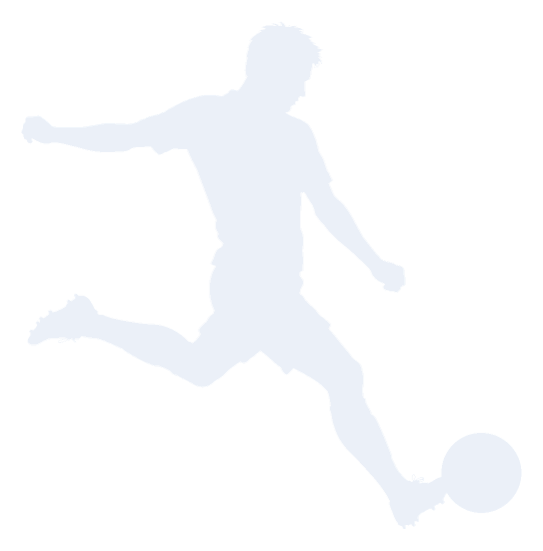
#> input picture striker-figure.png, 1086 x 1101 px (shown at 1/2 size)
$ python make-striker-masks.py
#> lines starting #> are read from the running program, lines starting #| are printed output that depends on the picture; after the words box and inside, x2 and y2 are one past the last pixel; in counts of white or black regions, pixels touching at a corner belong together
# Cuts the 9 body-region masks (soc-seg-<slot>.png) out of striker-figure.png via nearest-anchor
# (Voronoi) assignment + Gaussian feathering. Anchors are PERCENT of the figure frame (_striker_grid.png).
# Body-map: heading->head, clutch->heart/chest, physical->core, frame->hips/shorts,
# passing->extended (vision) arm, dribbling->near arm, power->striking thigh,
# finishing->striking shin+boot+ball, pace->trailing leg.
import numpy as np
from PIL import Image, ImageFilter

fig = Image.open('striker-figure.png').convert('RGBA')
#> fig is the input picture: PIL image 1086x1101 RGBA; mean R, G, B, A 49.4, 50.4, 52.1, 51.8
W, H = fig.size
#> W = 1086; H = 1101
A = np.array(fig.split()[-1])
body = A > 20
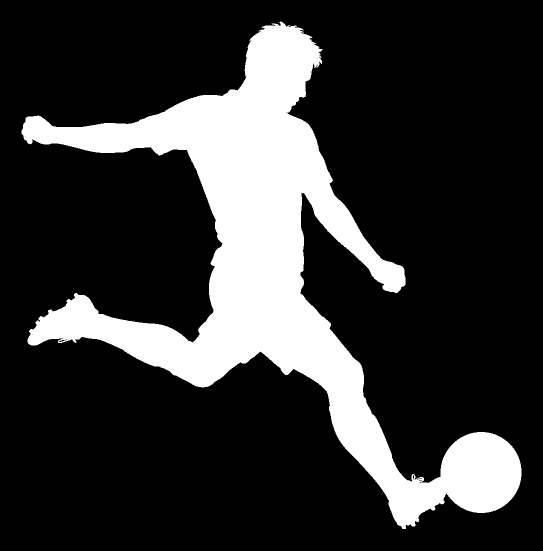
#> body: shape (1101, 1086) bool (shown at 1/2 size); 20.5% white; 1 white region, box (x1, y1, x2, y2) and area: (43, 43, 1043, 1058) 245170

anchors = [
    (52, 8, 'heading'), (56, 14, 'heading'),                       # head
    (49, 28, 'clutch'), (56, 30, 'clutch'),                        # heart / upper chest
    (49, 41, 'physical'), (56, 44, 'physical'),                    # core / engine
    (47, 54, 'frame'), (55, 56, 'frame'),                          # hips / shorts
    (40, 21, 'passing'), (30, 24, 'passing'), (13, 24, 'passing'), # extended vision arm
    (63, 33, 'dribbling'), (70, 48, 'dribbling'),                  # near arm (balance/control)
    (61, 58, 'power'), (66, 65, 'power'),                          # striking thigh
    (74, 79, 'finishing'), (80, 91, 'finishing'), (89, 87, 'finishing'),  # shin + boot + ball
    (37, 66, 'pace'), (23, 68, 'pace'), (11, 59, 'pace'),          # trailing leg
]
SLOTS = ['finishing', 'pace', 'power', 'dribbling', 'passing', 'heading', 'physical', 'clutch', 'frame']

ax = np.array([a[0] / 100 * W for a in anchors])
ay = np.array([a[1] / 100 * H for a in anchors])
ys, xs = np.mgrid[0:H, 0:W]
best = np.full((H, W), 1e18); lab = np.full((H, W), -1, dtype=int)
for i in range(len(anchors)):
    d = (xs - ax[i]) ** 2 + (ys - ay[i]) ** 2
    m = d < best; best[m] = d[m]; lab[m] = i
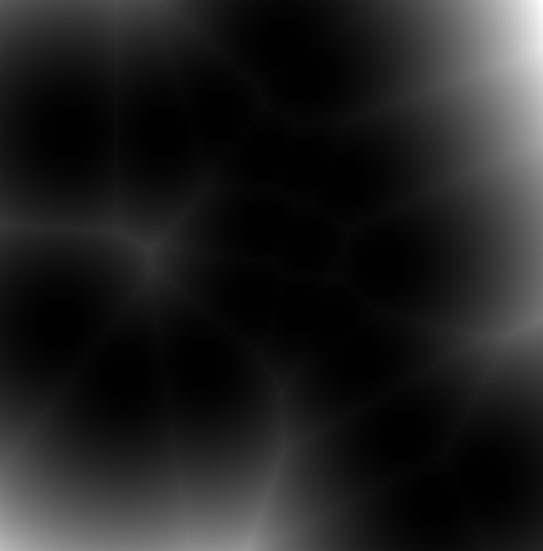
#> best: shape (1101, 1086) float64 (shown at 1/2 size); min 0.0452, max 251135.5, mean 31802.1; drawn with min black and max white
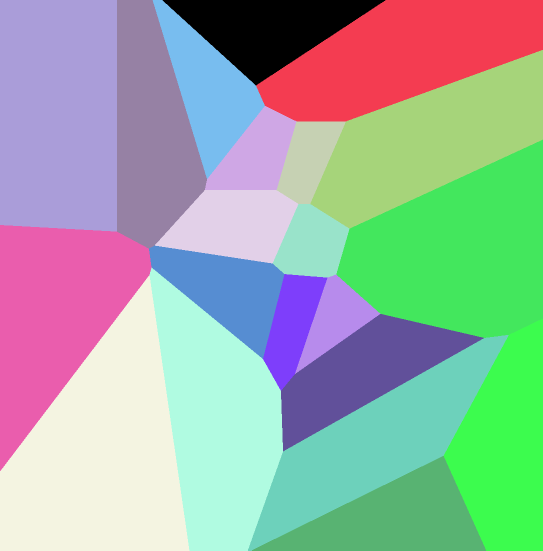
#> lab: shape (1101, 1086) int64 (shown at 1/2 size); 21 distinct labels, from 0 to 20; one colour per label, 0 black

PALETTE = {'finishing': (255,90,90), 'pace': (255,170,60), 'power': (255,230,70),
           'dribbling': (120,230,120), 'passing': (90,200,255), 'heading': (150,140,255),
           'physical': (240,120,220), 'clutch': (255,255,255), 'frame': (120,255,210)}
preview = Image.new('RGBA', (W, H), (16, 22, 33, 255))

for slot in SLOTS:
    idxs = [i for i, a in enumerate(anchors) if a[2] == slot]
    mask = (np.isin(lab, idxs) & body).astype('uint8') * 255
    blurred = np.array(Image.fromarray(mask, 'L').filter(ImageFilter.GaussianBlur(12)))
    clipped = np.minimum(blurred, A).astype('uint8')
    out = Image.new('RGBA', (W, H), PALETTE[slot] + (0,))
    out.putalpha(Image.fromarray(clipped, 'L'))
    out.save(f'soc-seg-{slot}.png')
    preview.alpha_composite(out)
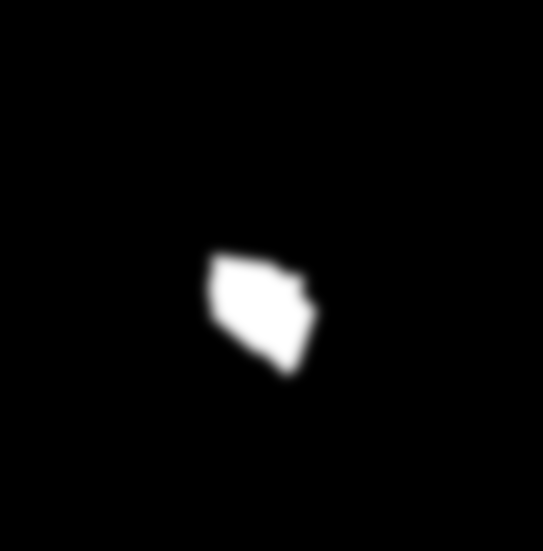
#> blurred: shape (1101, 1086) (shown at 1/2 size); min 0, max 255, mean 7.1
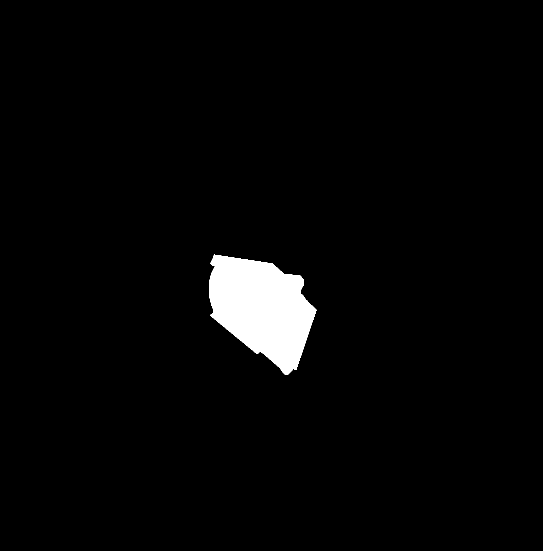
#> mask: shape (1101, 1086) (shown at 1/2 size); 2.8% white; 1 white region, box (x1, y1, x2, y2) and area: (418, 509, 633, 750) 33080
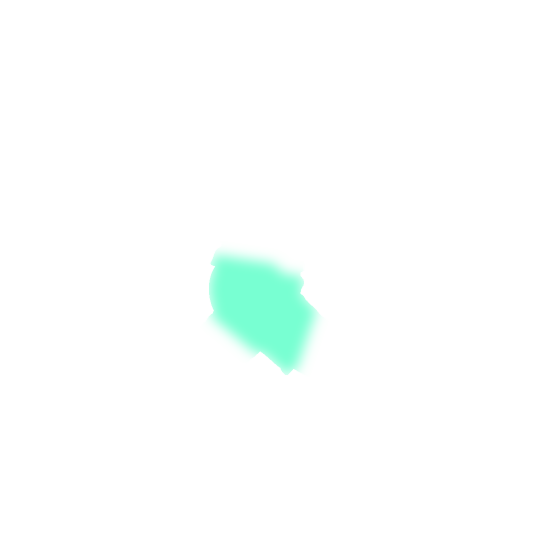
#> out: PIL image 1086x1101 RGBA (shown at 1/2 size); mean R, G, B, A 120, 255, 210, 6.7; transparent parts drawn white
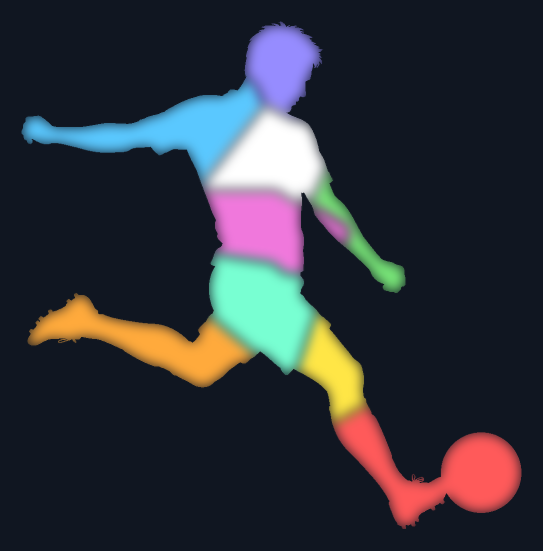
#> preview: PIL image 1086x1101 RGBA (shown at 1/2 size); mean R, G, B, A 48.1, 50.6, 58.4, 255

preview.convert('RGB').save('_striker_regions.png')
print('wrote 9 soc-seg-*.png + _striker_regions.png')
